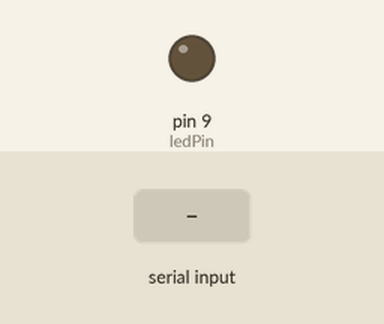
A sketch run on a simulated Arduino Uno, built with avr-gcc and run on an emulated ATmega328P. On the bench: output pins drawn as LEDs (lit = HIGH). Inputs (shaded band) come from the test bench.

Above: at 1.2 s.
1.3 s: "1" received over Serial
At 2.5 s:
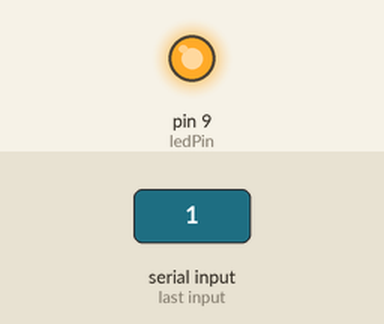
2.8 s: "0" received over Serial
At 3.8 s:
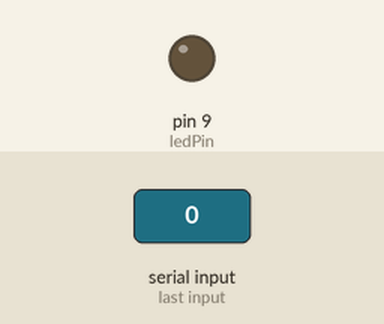
Timing chart, 0 to 5.8 s (numbered marks = the images above; inputs shaded):
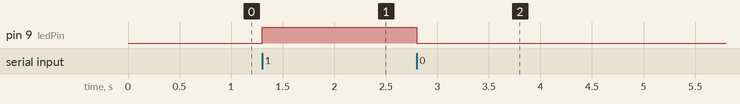

The sketch:

Arduino_Code.ino
```cpp
const int ledPin = 9;  // LED connected to pin 9

void setup() {
    pinMode(ledPin, OUTPUT);
    Serial.begin(9600);  // Start serial communication
}

void loop() {
    if (Serial.available()) {
        char bit = Serial.read();

        if (bit == 'S') {  // Start transmission signal
            Serial.println("S");  // Send start signal
        }
        else if (bit == 'E') {  // End transmission signal
            Serial.println("E");  // Send end signal
        }
        else if (bit == '1') {
            digitalWrite(ledPin, HIGH);
            delay(250);
        }
        else if (bit == '0') {
            digitalWrite(ledPin, LOW);
            delay(250);
        }
    }
}
```

Measured:
- after the input at 1.3 s, pin 9 (ledPin): LOW → HIGH at once
- after the input at 2.8 s, pin 9 (ledPin): HIGH → LOW at once
